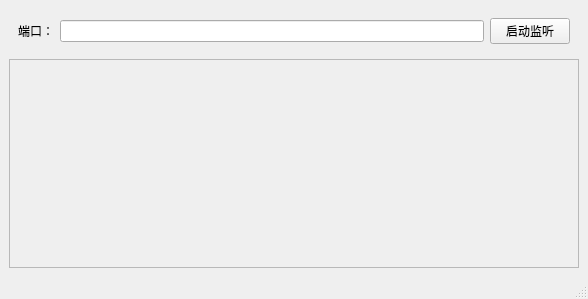
<?xml version="1.0" encoding="UTF-8"?>
<ui version="4.0">
 <class>MainWindow</class>
 <widget class="QMainWindow" name="MainWindow">
  <property name="geometry">
   <rect>
    <x>0</x>
    <y>0</y>
    <width>588</width>
    <height>299</height>
   </rect>
  </property>
  <property name="windowTitle">
   <string>MainWindow</string>
  </property>
  <widget class="QWidget" name="centralwidget">
   <layout class="QGridLayout" name="gridLayout">
    <item row="0" column="0">
     <layout class="QVBoxLayout" name="verticalLayout_2">
      <item>
       <widget class="QWidget" name="widget" native="true">
        <layout class="QHBoxLayout" name="horizontalLayout">
         <item>
          <widget class="QLabel" name="label">
           <property name="text">
            <string>端口：</string>
           </property>
          </widget>
         </item>
         <item>
          <widget class="QLineEdit" name="port"/>
         </item>
         <item>
          <widget class="QPushButton" name="btn_Setlisten">
           <property name="text">
            <string>启动监听</string>
           </property>
          </widget>
         </item>
        </layout>
       </widget>
      </item>
      <item>
       <widget class="QScrollArea" name="scrollArea">
        <property name="widgetResizable">
         <bool>true</bool>
        </property>
        <widget class="QWidget" name="scrollAreaWidgetContents">
         <property name="geometry">
          <rect>
           <x>0</x>
           <y>0</y>
           <width>566</width>
           <height>186</height>
          </rect>
         </property>
         <layout class="QVBoxLayout" name="verticalLayout">
          <item>
           <layout class="QVBoxLayout" name="verticalLayout_Server"/>
          </item>
          <item>
           <spacer name="verticalSpacer">
            <property name="orientation">
             <enum>Qt::Vertical</enum>
            </property>
            <property name="sizeHint" stdset="0">
             <size>
              <width>20</width>
              <height>157</height>
             </size>
            </property>
           </spacer>
          </item>
         </layout>
        </widget>
       </widget>
      </item>
     </layout>
    </item>
   </layout>
  </widget>
  <widget class="QMenuBar" name="menubar">
   <property name="geometry">
    <rect>
     <x>0</x>
     <y>0</y>
     <width>588</width>
     <height>21</height>
    </rect>
   </property>
  </widget>
  <widget class="QStatusBar" name="statusbar"/>
 </widget>
 <resources/>
 <connections/>
</ui>
